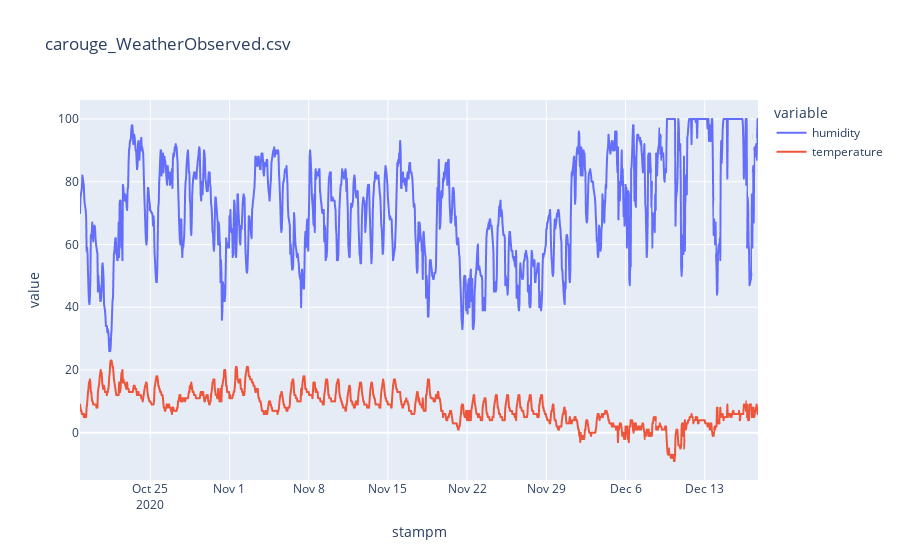

Notebook code cell kept with this figure:
### Code cell
fig = px.line(weather[-5000:], x = 'stampm', y = ['humidity', 'temperature'], title=filename)
#fig.add_scatter(x = data['time'], y = data['value'], mode = 'lines', name = 'dampness',
#               marker=dict(color='LightSkyBlue',
#                            size=20))
#fig.update_layout(yaxis_range=[0,100])
fig.show()

### Figure 1 — Plotly figure (JSON) as saved in the notebook; plotly's stock layout.template omitted (floating-point values rounded to 4 significant figures; data arrays with more than 128 entries replaced by an {"elided": "..."} marker saying what was removed)
{"data": [{"hovertemplate": "variable=humidity<br>stampm=%{x}<br>value=%{y}<extra></extra>", "legendgroup": "humidity", "line": {"color": "#636efa", "dash": "solid"}, "mode": "lines", "name": "humidity", "showlegend": true, "type": "scattergl", "x": {"elided": "5000 str values"}, "xaxis": "x", "y": {"elided": "5000 int values"}, "yaxis": "y"}, {"hovertemplate": "variable=temperature<br>stampm=%{x}<br>value=%{y}<extra></extra>", "legendgroup": "temperature", "line": {"color": "#EF553B", "dash": "solid"}, "mode": "lines", "name": "temperature", "showlegend": true, "type": "scattergl", "x": {"elided": "5000 str values"}, "xaxis": "x", "y": {"elided": "5000 int values"}, "yaxis": "y"}], "layout": {"legend": {"title": {"text": "variable"}, "tracegroupgap": 0}, "title": {"text": "carouge_WeatherObserved.csv"}, "xaxis": {"anchor": "y", "domain": [0, 1], "title": {"text": "stampm"}}, "yaxis": {"anchor": "x", "domain": [0, 1], "title": {"text": "value"}}}}
